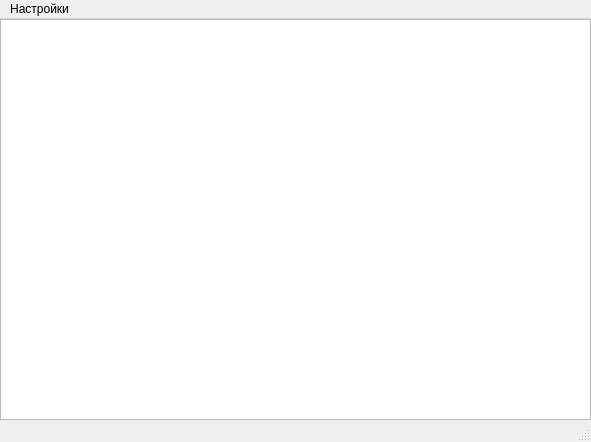
<?xml version="1.0" encoding="UTF-8"?>
<ui version="4.0">
 <class>MainWindow</class>
 <widget class="QMainWindow" name="MainWindow">
  <property name="geometry">
   <rect>
    <x>0</x>
    <y>0</y>
    <width>591</width>
    <height>442</height>
   </rect>
  </property>
  <property name="windowTitle">
   <string>MainWindow</string>
  </property>
  <widget class="QWidget" name="centralwidget">
   <widget class="QWidget" name="gridLayoutWidget">
    <property name="geometry">
     <rect>
      <x>0</x>
      <y>0</y>
      <width>591</width>
      <height>401</height>
     </rect>
    </property>
    <layout class="QGridLayout" name="gridLayout">
     <item row="0" column="0">
      <widget class="QTableView" name="tableView"/>
     </item>
    </layout>
   </widget>
  </widget>
  <widget class="QMenuBar" name="menubar">
   <property name="geometry">
    <rect>
     <x>0</x>
     <y>0</y>
     <width>591</width>
     <height>21</height>
    </rect>
   </property>
   <widget class="QMenu" name="menu">
    <property name="title">
     <string>Настройки</string>
    </property>
    <addaction name="addColAction"/>
   </widget>
   <addaction name="menu"/>
  </widget>
  <widget class="QStatusBar" name="statusbar"/>
  <action name="addColAction">
   <property name="text">
    <string>Добавить колонку</string>
   </property>
  </action>
 </widget>
 <resources/>
 <connections/>
</ui>
